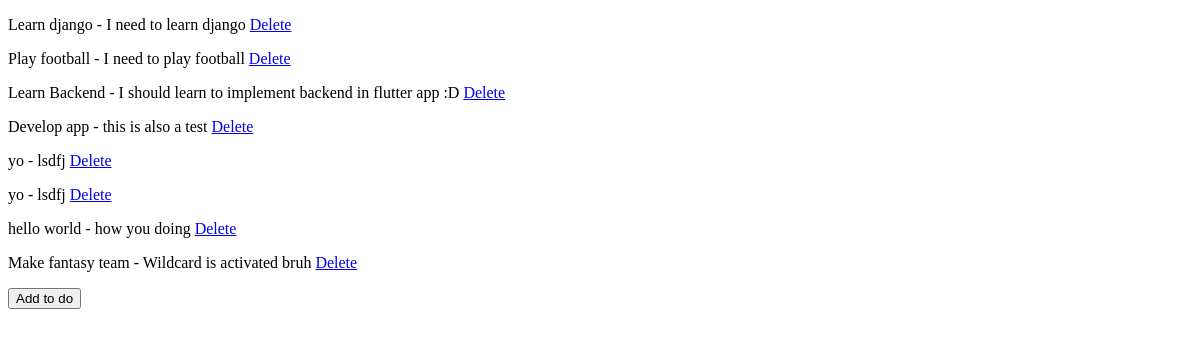
The app's page /, older data.
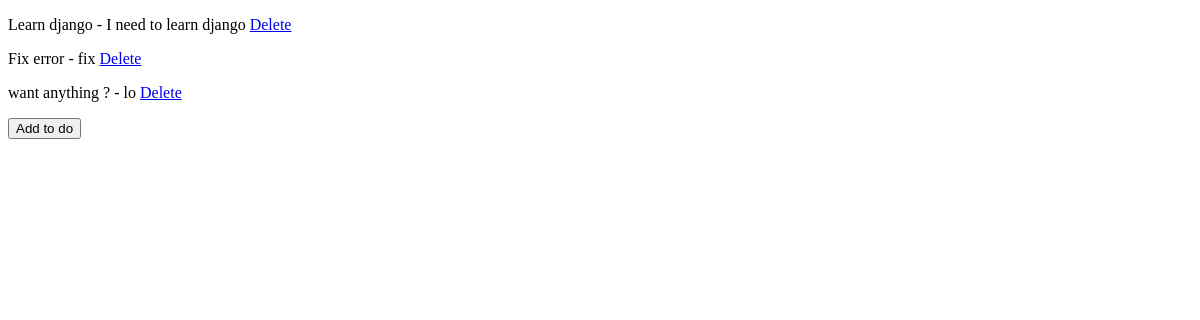
The same page, newer data.
### notes/models.py (models this page shows, shortened)
class ToDo(models.Model):
	title = models.CharField(max_length = 100)
	description = models.TextField()

### notes/views.py (the view)
# urls.py: path('', views.todopage, name = 'todo-page'),
def todopage(request):
	datas = ToDo.objects.all()
	return render(request, 'home.html', {'datas': datas})

### notes/templates/home.html (shortened to what this page needs)
<!DOCTYPE html>
<html>
<head>
</head>
<body>
	<p>
		{% for data in datas %}
			<p> {{data.title}} - {{data.description}}  <a href="{% url 'delete' data.id %}" >Delete</a></p>
		{% endfor %}
		<form action="http://127.0.0.1:8000/addtodo/">
    	<input type="submit" value="Add to do" />
		</form>
	</p>
</body>
</html>

Row changes from the older to the newer data that the page shows:
removed ToDo: title "Play football", description "I need to play football"
removed ToDo: title "Learn Backend", description "I should learn to implement backend in flutter app :D"
removed ToDo: title "Develop app", description "this is also a test"
removed ToDo: title "yo", description "lsdfj"
removed ToDo: title "yo", description "lsdfj"
removed ToDo: title "hello world", description "how you doing"
removed ToDo: title "Make fantasy team", description "Wildcard is activated bruh"
added ToDo: title "Fix error", description "fix"
added ToDo: title "want anything ?", description "lo"
